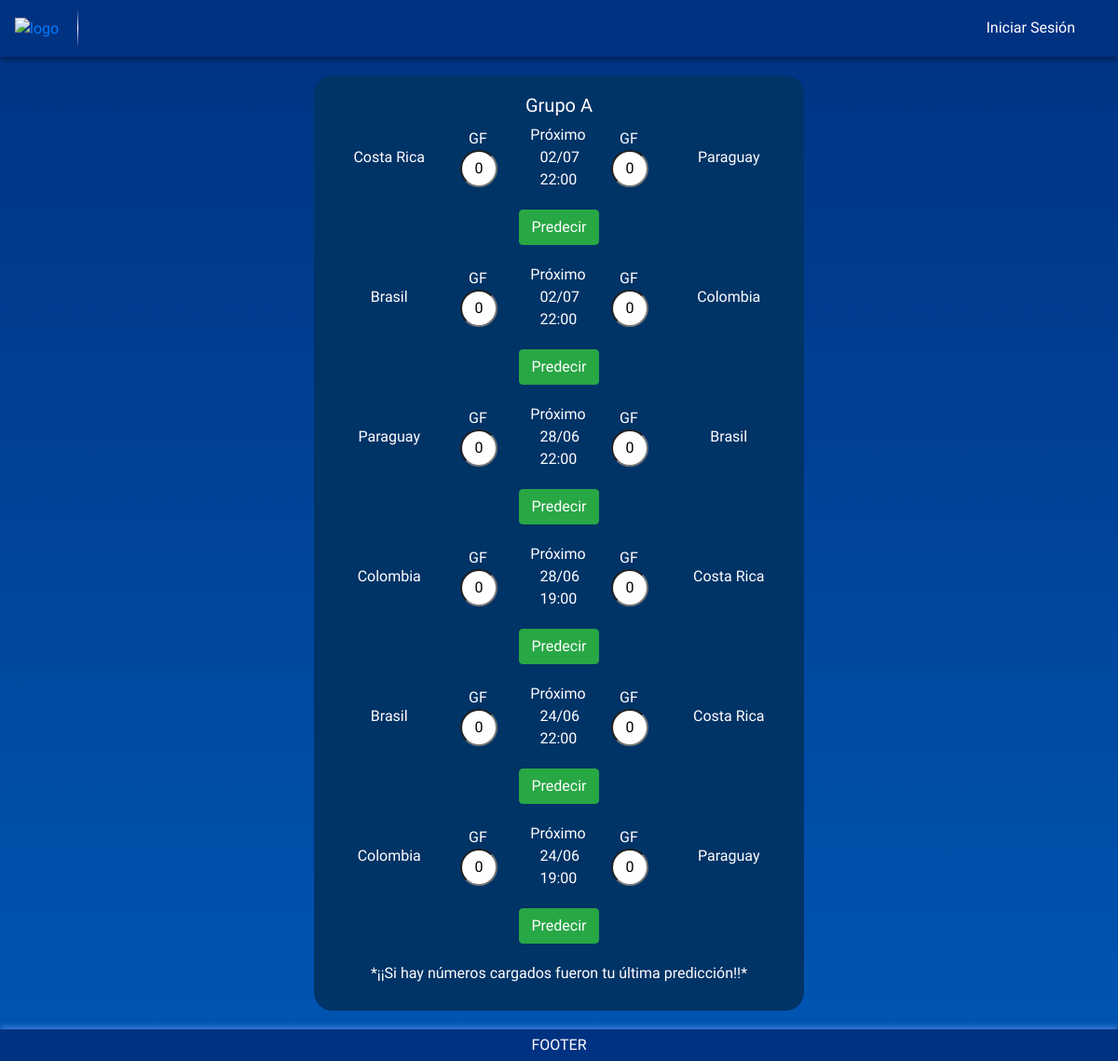
Screenshot of /main/prediccion.php?idPais=16 with the database file from the repository.
### tables this page shows
CREATE TABLE `partidos` (
  `idPartido` int(11) NOT NULL,
  `fkPais1` int(11) NOT NULL,
  `fkPais2` int(11) NOT NULL,
  `GF1P` int(11) NOT NULL,
  `GF2P` int(11) NOT NULL,
  `ganador` int(11) NOT NULL,
  `fechaHora` datetime NOT NULL,
  `estado` int(11) NOT NULL
);

CREATE TABLE `paises` (
  `idPais` int(11) NOT NULL,
  `nombrePais` varchar(50) NOT NULL,
  `bandera` varchar(500) NOT NULL,
  `PJ` int(11) NOT NULL,
  `G` int(11) NOT NULL,
  `E` int(11) NOT NULL,
  `P` int(11) NOT NULL,
  `GF` int(11) NOT NULL,
  `GC` int(11) NOT NULL,
  `DG` int(11) NOT NULL,
  `pts` int(11) NOT NULL,
  `grupo` varchar(20) NOT NULL,
  `estado` int(11) DEFAULT 1
);

### modulos/traerPartidos.php (called while the page is built, shortened)
<?php
include ('conexion.php');
if (isset($_SESSION['dni'])) {
    $estaLogueado = true;
    $dniUsuario = $_SESSION['dni'];
    if ($_SESSION['dni'] == "46736648") {
        $admin = true;
    } else {
        $admin = false;
    }
} else {
    $dniUsuario = null;
}
$mainPais = $_GET['idPais'];
$grupos = [
    1 => [1, 2, 3, 4],
    2 => [5, 6, 7, 8],
    3 => [9, 10, 11, 12],
    4 => [13, 14, 15, 16]
];
$result = false;
foreach ($grupos as $grupoId => $paises) {
    if (in_array($mainPais, $paises)) {
        $sql = "
            SELECT
                p.idPartido,
                p.fkPais1,
                p.fkPais2,
                p.GF1P,
                p.GF2P,
                p.ganador,
                p.fechaHora,
                p.estado,
                pais1.nombrePais AS nombrePais1,
                pais1.bandera AS bandera1,
                pais1.grupo AS grupo1,
                pais2.nombrePais AS nombrePais2,
                pais2.bandera AS bandera2,
                pais2.grupo AS grupo2,
                pred.GF1,
                pred.GF2,
                pred.dni
            FROM
                partidos p
            JOIN
                paises pais1 ON p.fkPais1 = pais1.idPais
            JOIN
                paises pais2 ON p.fkPais2 = pais2.idPais
            LEFT JOIN
                (SELECT fkPartido, dni, GF1, GF2 FROM predicciones WHERE dni = '" . $dniUsuario . "') pred
                ON p.idPartido = pred.fkPartido
            WHERE
                p.fkPais1 IN (" . implode(',', $paises) . ")
                OR p.fkPais2 IN (" . implode(',', $paises) . ")
            ORDER BY
                p.idPartido DESC
        ";
        $result = $conexion->query($sql);
        break;
    }
}
if ($result === false) {
    echo "Error en la consulta: " . $conexion->error;
} else {
    $partidos = array();
}
?>

### main/prediccion.php (the view, shortened to what this page needs)
<!DOCTYPE html>
<html lang="es">
<head>
    <link href="https://cdn.jsdelivr.net/npm/sweetalert2@11/dist/sweetalert2.min.css" rel="stylesheet">
    <link href="https://maxcdn.bootstrapcdn.com/bootstrap/4.5.2/css/bootstrap.min.css" rel="stylesheet">
    <link rel="stylesheet" href="../css/prediccion.css">
</head>
<body onload="recargarPagina()">
    <div class="header d-flex justify-content-between">
        <div class="logo-container"><a href="../index.php" class="nav-item nav-link"><img src="../../imagenes/logo-copa-america.png" alt="logo"></a></div>
        <div class="nav-links d-flex flex-column flex-sm-row align-items-center">
            <div class="nav-item">
                <a href="logIn.php" id="login-link" class="nav-link">Iniciar Sesión</a>
            </div>
        </div>
    </div>
    <div class="container d-flex justify-content-center">
        <div class="row">
            <div class="group-container">
                <center><h5>Grupo A</h5></center>
                <?php
                include('../modulos/traerPartidos.php');
                foreach ($partidos as $partido) {
                    echo '
                        <div class="match-container">
                            <div class="match">
                                <div class="team col-md-3">
                                    <img src="' . $partido['bandera1'] . '" alt="">
                                    <span>' . $partido['nombrePais1'] . '</span>
                                </div>
                                <div class="col-md-1 d-flex flex-column align-items-center justify-content-center">
                                    <span style="padding-right: 12px;">GF</span>';
                                        if ($partido['estado'] == 2) {
                                            echo '<label>' . ($partido['p1GF'] !== null ? $partido['p1GF'] : '') . '</label>';
                                        }
                                        elseif ($partido['estado'] == 0){
                                            echo '<label>' .$partido['p1GF']. '</label>';
                                        }
                                        elseif($partido['estado'] == 1){
                                            echo '<input type="number" class="score-input gf1"';
                                            if ($partido['dni'] === $dniUsuario) {
                                                echo ' value="' . $partido['p1GF'] . '"';
                                            }
                                            echo '>';
                                        }
                                    echo '</div>
                                    <div class="col-md-2 d-flex flex-column align-items-center">
                                        <span style="padding-right: 2px;">';
                                        if ($partido['estado'] == 2) {
                                            echo 'Jugando';
                                        }
                                        elseif ($partido['estado'] == 0){
                                            echo 'Finalizado';
                                        }
                                        else {
                                            echo 'Próximo';
                                        }
                                        echo '</span>
                                        <span style="padding-left: 5px;">' . $partido['fechaHoraFormatted'] . '</span>
                                    </div>
                                    <div class="col-md-1 d-flex flex-column align-items-center justify-content-center">
                                        <span style="padding-right: 12px">GF</span>';
                                        if ($partido['estado'] == 2) {
                                            echo '<label>' . ($partido['p2GF'] !== null ? $partido['p2GF'] : '-') . '</label>';
                                        }
                                        elseif ($partido['estado'] == 0){
                                            echo '<label>' .$partido['p2GF']. '</label>';
                                        }
                                        else {
                                            echo '<input type="number" class="score-input gf2"';
                                            if ($partido['dni'] === $dniUsuario) {
                                                echo ' value="' . $partido['p2GF'] . '"';
                                            }
                                            echo '>';
                                        }
                                echo '</div>
                                <div class="team col-md-3">
                                    <img src="' . $partido['bandera2'] . '" alt="">
                                    <span>' . $partido['nombrePais2'] . '</span>
                                </div>
                            </div>
                            <div class="d-flex justify-content-center">
                                <button type="button" class="btn btn-success predict-btn" data-partido="'. $partido['idPartido'] .'">Predecir</button>
                            </div>
                        </div>
                    ';
                }
                ?>
                <label class="d-flex justify-content-center">*¡¡Si hay números cargados fueron tu última predicción!!*</label>
            </div>
        </div>
    </div>
        <div class="footer">
            <span>FOOTER</span>
        </div>
    </body>
</html>

### css/prediccion.css (style rules this page uses)
body { background: linear-gradient(to bottom, #003282, #0056b3); font-family: 'Gabarito', sans-serif; min-height: 100vh; display: flex; flex-direction: column; }
.header, .footer { background-color: #003282; color: white; text-align: center; padding: 10px 0; position: relative; }
.header { margin-bottom: 20px; box-shadow: 0 4px 6px -1px rgba(0, 0, 0, 0.4); }
.footer { box-shadow: 0 -4px 6px -1px rgba(100, 149, 237, 0.6); padding: 5px 0; margin-top: auto; }
.logo-container { position: relative; display: flex; align-items: center; }
.logo-container::after { content: ''; display: block; width: 1px; height: 100%; background: linear-gradient(to bottom, rgba(255, 255, 255, 0) 0%, rgba(255, 255, 255, 1) 50%, rgba(255, 255, 255, 0) 100%); position: absolute; right: -5px; top: 0; }
.group-container { background-color: #003366; color: white; padding: 20px; border-radius: 20px; margin-bottom: 20px; max-width: 600px; width: 100%; }
.match { display: flex; justify-content: space-between; align-items: center; margin-bottom: 20px; }
.team { display: flex; align-items: center; justify-content: center; flex-direction: column; }
.team span { display: block; text-align: center; }
.score-input { width: 40px; height: 40px; margin-right: 10px; border-radius: 50%; text-align: center; }
.nav-item a { color: white; }
.nav-links { display: flex; align-items: center; flex-direction: row; }
.nav-item { margin-right: 10px; }
.nav-item:last-child { margin-right: 0; }
.btn-success { margin-bottom: 20px; }
@media (min-width: 768px) { .match { display: flex; } }
@media (min-width: 768px) { .match .team, .match .col-md-1, .match .col-md-2 { flex: 1; } }

### rows the page displays
partidos: fkPais1.nombrePais "Costa Rica", p1GF "0", estado "Próximo", fechaHoraFormatted "02/07 22:00", p2GF "0", fkPais2.nombrePais "Paraguay"
partidos: fkPais1.nombrePais "Brasil", p1GF "0", estado "Próximo", fechaHoraFormatted "02/07 22:00", p2GF "0", fkPais2.nombrePais "Colombia"
partidos: fkPais1.nombrePais "Paraguay", p1GF "0", estado "Próximo", fechaHoraFormatted "28/06 22:00", p2GF "0", fkPais2.nombrePais "Brasil"
partidos: fkPais1.nombrePais "Colombia", p1GF "0", estado "Próximo", fechaHoraFormatted "28/06 19:00", p2GF "0", fkPais2.nombrePais "Costa Rica"
partidos: fkPais1.nombrePais "Brasil", p1GF "0", estado "Próximo", fechaHoraFormatted "24/06 22:00", p2GF "0", fkPais2.nombrePais "Costa Rica"
partidos: fkPais1.nombrePais "Colombia", p1GF "0", estado "Próximo", fechaHoraFormatted "24/06 19:00", p2GF "0", fkPais2.nombrePais "Paraguay"
